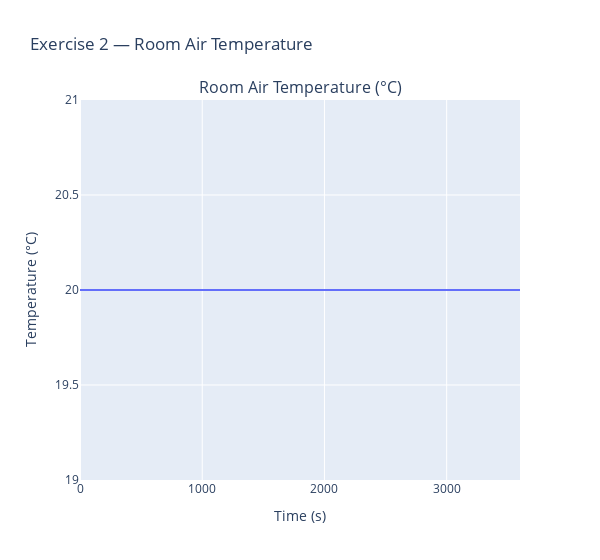
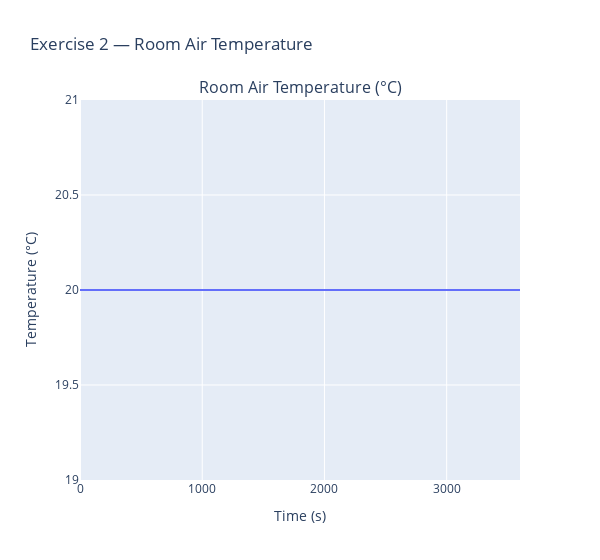

Notebook cell for these charts, in order:
### Code cell
sim2 = FMUSimulation(databasePath / "Exercises_Conduction_SteStaWalResCon_02.fmu")

sim2.initialize()
sim2.initParameters({"InteriorHeatFlow.Q_flow": q_ex_2})
sim2.exitInitialization()

data2 = sim2.run(["RoomAir.port.T"])
sim2.terminate()

sim2Factory = SimulationPlotFactory()

sim2Factory.plot_subplots(
    time=data2["time"],
    data_type="temperature",
    data_dict={"Room Air Temperature (°C)": data2["RoomAir.port.T"]},
    title="Exercise 2 — Room Air Temperature",
)

### Figure 1 — Plotly figure (JSON) as saved in the notebook; plotly's stock layout.template omitted (floating-point values rounded to 4 significant figures; data arrays with more than 128 entries replaced by an {"elided": "..."} marker saying what was removed)
{"data": [{"mode": "lines", "name": "Room Air Temperature (°C)", "type": "scatter", "x": {"elided": "3601 float values"}, "xaxis": "x", "y": {"elided": "3601 float values"}, "yaxis": "y"}], "layout": {"annotations": [{"font": {"size": 16}, "showarrow": false, "text": "Room Air Temperature (°C)", "x": 0.5, "xanchor": "center", "xref": "paper", "y": 1, "yanchor": "bottom", "yref": "paper"}], "title": {"text": "Exercise 2 — Room Air Temperature"}, "width": 600, "xaxis": {"anchor": "y", "domain": [0, 1], "title": {"text": "Time (s)"}}, "yaxis": {"anchor": "x", "domain": [0, 1], "title": {"text": "Temperature (°C)"}}}}

### Figure 2 — Plotly figure (JSON) as saved in the notebook; plotly's stock layout.template omitted (floating-point values rounded to 4 significant figures; data arrays with more than 128 entries replaced by an {"elided": "..."} marker saying what was removed)
{"data": [{"mode": "lines", "name": "Room Air Temperature (°C)", "type": "scatter", "x": {"elided": "3601 float values"}, "xaxis": "x", "y": {"elided": "3601 float values"}, "yaxis": "y"}], "layout": {"annotations": [{"font": {"size": 16}, "showarrow": false, "text": "Room Air Temperature (°C)", "x": 0.5, "xanchor": "center", "xref": "paper", "y": 1, "yanchor": "bottom", "yref": "paper"}], "title": {"text": "Exercise 2 — Room Air Temperature"}, "width": 600, "xaxis": {"anchor": "y", "domain": [0, 1], "title": {"text": "Time (s)"}}, "yaxis": {"anchor": "x", "domain": [0, 1], "title": {"text": "Temperature (°C)"}}}}
